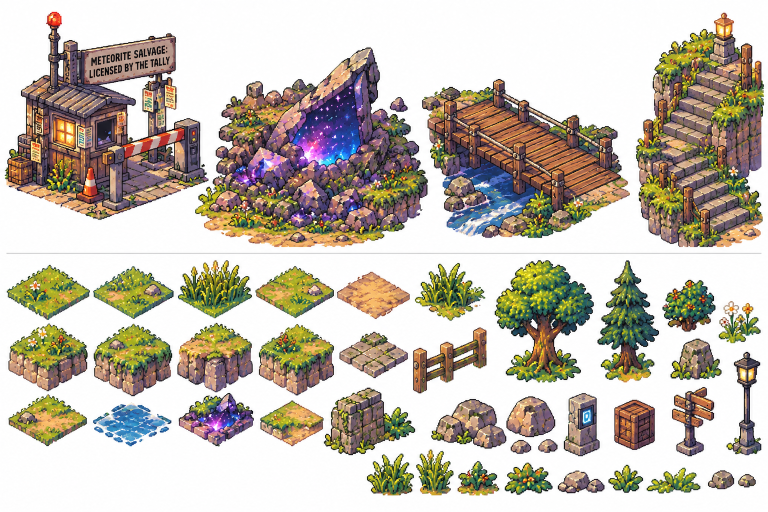
#> input picture art/concepts/locations/route1_pieces.png, 1536 x 1024 px (shown at 1/2 size)
$ python route1_kit.py
#> lines starting #> are read from the running program, lines starting #| are printed output that depends on the picture; after the words box and inside, x2 and y2 are one past the last pixel; in counts of white or black regions, pixels touching at a corner belong together
### art/tools/iso_kit.py
"""Turns the owner's isometric ChatGPT sheets into game-scale pieces for iso_map.py.

Sheets (art/concepts/locations/):
  iso_terrain.png  15 tiles: grass x4, tall grass, path, path/grass edge, cobbles, crater dirt,
                   water, stone block, brick block, stairs (two ways), island underside
  iso_props.png    23 props: trees, bushes, fences, gate, lamp, laundry, sunflowers, bench,
                   crates, rocks, signpost, mailbox, pots, cat

Each piece is cut out (white background flood-filled from its edges), shrunk to game scale with
an area filter, its colours reduced (k-means, so the shrink doesn't leave mush), and given a dark
coloured outline where it meets the background (BW2 sprites are outlined, never pure black).

Writes art/locations/out/kit/:
  top_<name>.png      32x16 diamond tops (tall grass is taller: its blades stand up)
  face_<mat>_<l|r>.png  side-face texture under a tile edge, 16 wide (l: lit, faces +y; r: shade)
  under_<l|r>.png     the island's rocky underside, to hang below the lowest faces
  stairs_<x|y>.png    a stair block, 32 wide, its top one level up
  <prop>.png          props at game scale
Usage: python3 art/tools/iso_kit.py [contact.png]
"""
import os, sys
import numpy as np
from PIL import Image

HERE = os.path.dirname(__file__)
sys.path.insert(0, HERE)
from sheet_cut import pieces, cutout  # noqa: E402
from walk2sheet import kmeans  # noqa: E402

ROOT = os.path.join(HERE, '..')
CON = os.path.join(ROOT, 'concepts', 'locations')
OUT = os.path.join(ROOT, 'locations', 'out', 'kit')

TERRAIN = ['grass_0', 'grass_1', 'grass_2', 'grass_3', 'tall', 'path', 'path_edge', 'cobble', 'crater',
           'water', 'block_stone', 'block_brick', 'stairs_a', 'stairs_b', 'underside']
# name: (piece index on the sheet, size: ('w' or 'h', px), colours)
PROPS = {
    'fence_x': (0, ('w', 34), 16), 'sunflowers': (1, ('w', 30), 20), 'tree_0': (2, ('h', 50), 24),
    'gate': (3, ('w', 36), 18), 'tree_1': (4, ('h', 56), 22), 'bench': (5, ('w', 28), 14),
    'tree_2': (6, ('h', 54), 24), 'fence_y': (7, ('w', 34), 16), 'crates': (8, ('w', 22), 12),
    'bush_0': (9, ('w', 20), 14), 'rock_s': (10, ('w', 10), 8), 'lamp': (11, ('h', 40), 12),
    'rock_m': (12, ('w', 16), 10), 'bush_1': (13, ('w', 20), 16), 'laundry': (14, ('w', 44), 18),
    'rock_l': (15, ('w', 26), 14), 'bush_2': (16, ('w', 20), 16), 'signpost': (17, ('h', 24), 10),
    'mailbox': (18, ('h', 20), 12), 'pot_0': (19, ('w', 11), 10), 'pot_1': (20, ('w', 11), 10),
    'pot_2': (21, ('w', 11), 10), 'cat': (22, ('w', 12), 10),
}


def shrink(rgba, size):
    """Area-filtered shrink (colour weighted by coverage), alpha cut at half."""
    w, h = size
    a = rgba.astype(float)
    al = a[..., 3:] / 255
    pre = np.dstack([a[..., :3] * al, al * 255]).astype(np.float32)
    chans = [np.asarray(Image.fromarray(pre[..., i]).resize((w, h), Image.BOX)) for i in range(4)]
    out = np.dstack(chans)
    cov = out[..., 3:] / 255
    rgb = np.where(cov > 0, out[..., :3] / np.maximum(cov, 1e-6), 0)
    return np.dstack([np.clip(rgb, 0, 255), np.where(cov[..., 0] >= 0.5, 255, 0)]).astype(np.uint8)


def sharpen(rgba, k=0.6):
    """A little unsharp mask so the shrink keeps its contrast (clumps, cracks)."""
    rgb = rgba[..., :3].astype(float)
    blur = rgb.copy()
    blur[1:-1, 1:-1] = (rgb[:-2, 1:-1] + rgb[2:, 1:-1] + rgb[1:-1, :-2] + rgb[1:-1, 2:] + rgb[1:-1, 1:-1]) / 5
    out = rgba.copy()
    out[..., :3] = np.clip(rgb + k * (rgb - blur), 0, 255).astype(np.uint8)
    return out


def reduce(rgba, colours):
    fg = rgba[..., 3] > 0
    px = rgba[fg][:, :3].astype(float)
    if len(px) == 0: return rgba
    pal = kmeans(px, min(colours, len(np.unique(px, axis=0))))
    lab = np.argmin(((rgba[..., None, :3].astype(float) - pal[None, None]) ** 2).sum(3), 2)
    out = rgba.copy()
    out[..., :3] = pal[lab].astype(np.uint8)
    out[~fg] = 0
    return out


def outline(rgba, k=0.42):
    """Darken the pixels on the silhouette's edge into a coloured outline."""
    fg = rgba[..., 3] > 0
    edge = np.zeros_like(fg)
    p = np.pad(fg, 1)
    for dy, dx in ((0, 1), (2, 1), (1, 0), (1, 2)):
        edge |= ~p[dy:dy + fg.shape[0], dx:dx + fg.shape[1]]
    edge &= fg
    out = rgba.copy()
    rgb = out[..., :3].astype(float)
    dark = rgb * k + np.array([8, 4, 14]) * (1 - k) * 0.6
    out[edge, :3] = dark[edge].astype(np.uint8)
    return out


def trim(rgba):
    ys, xs = np.where(rgba[..., 3] > 0)
    return rgba[ys.min():ys.max() + 1, xs.min():xs.max() + 1]


def prop(rgba, size, colours):
    rgba = trim(rgba)
    h, w = rgba.shape[:2]
    axis, n = size
    tw, th = (n, max(1, round(h * n / w))) if axis == 'w' else (max(1, round(w * n / h)), n)
    return outline(reduce(sharpen(shrink(rgba, (tw, th))), colours))


def diamond_mask(w=32, h=16):
    m = np.zeros((h, w), bool)
    for y in range(h):
        for x in range(w):
            u, v = x - 15.5, y + 0.5
            a, b = v + u / 2, v - u / 2
            m[y, x] = 0 <= a < 16 and 0 <= b < 16
    return m


DM = diamond_mask()


# [109 lines left out: functions block, top_of, face_of, build, contact, not called in this run]


# [4 lines that do not run on import are left out]

### art/tools/sheet_cut.py
"""Finds the separate pieces on a ChatGPT sheet (things drawn apart on a white background).

pieces(path) -> bounding boxes (x0, y0, x1, y1) in reading order (rows, then left to right).
cutout(path, box) -> the piece as RGBA, its white background (and enclosed white gaps) clear.
Usage: python3 sheet_cut.py SHEET.png   (prints the boxes, numbered)
"""
import sys
from collections import deque
import numpy as np
from PIL import Image


def pieces(path, step=4, gap=3, min_area=1500, white=232):
    a = np.asarray(Image.open(path).convert('RGB')).astype(int)
    H, W = a.shape[:2]
    small = a[:H - H % step, :W - W % step].reshape(H // step, step, W // step, step, 3).min((1, 3))
    fg = small.sum(2) < 3 * white
    h, w = fg.shape
    # close small gaps so a piece's loose bits (a flower, a fence post) stay with it
    grown = fg.copy()
    for _ in range(gap):
        g = grown.copy()
        g[1:] |= grown[:-1]; g[:-1] |= grown[1:]; g[:, 1:] |= grown[:, :-1]; g[:, :-1] |= grown[:, 1:]
        grown = g
    seen = np.zeros_like(grown)
    boxes = []
    for y in range(h):
        for x in range(w):
            if not grown[y, x] or seen[y, x]: continue
            q = deque([(y, x)]); seen[y, x] = True
            ys, xs = [y], [x]
            while q:
                cy, cx = q.popleft()
                for ny, nx in ((cy - 1, cx), (cy + 1, cx), (cy, cx - 1), (cy, cx + 1)):
                    if 0 <= ny < h and 0 <= nx < w and grown[ny, nx] and not seen[ny, nx]:
                        seen[ny, nx] = True; q.append((ny, nx)); ys.append(ny); xs.append(nx)
            b = (min(xs) * step, min(ys) * step, (max(xs) + 1) * step, (max(ys) + 1) * step)
            if (b[2] - b[0]) * (b[3] - b[1]) >= min_area: boxes.append(b)
    # reading order: group into rows by vertical overlap
    boxes.sort(key=lambda b: b[1])
    rows = []
    for b in boxes:
        for r in rows:
            if b[1] < r['y1'] - 20 and b[3] > r['y0'] + 20:
                r['b'].append(b); r['y0'] = min(r['y0'], b[1]); r['y1'] = max(r['y1'], b[3]); break
        else:
            rows.append({'y0': b[1], 'y1': b[3], 'b': [b]})
    return [b for r in rows for b in sorted(r['b'])]


def cutout(path, box, white=238, hole=60):
    """The piece's pixels with the white background made clear: near-white connected to the box
    edge, plus enclosed near-white patches bigger than `hole` pixels (gaps between fence rails,
    sky through branches); small ones (daisies) stay."""
    im = (path if isinstance(path, Image.Image) else Image.open(path)).convert('RGB').crop(box)
    a = np.asarray(im).astype(int)
    light = a.min(2) > white
    h, w = light.shape
    bg = np.zeros_like(light)
    seen = np.zeros_like(light)
    for y0 in range(h):
        for x0 in range(w):
            if not light[y0, x0] or seen[y0, x0]: continue
            stack, comp, edge = [(y0, x0)], [], False
            seen[y0, x0] = True
            while stack:
                y, x = stack.pop(); comp.append((y, x))
                if y in (0, h - 1) or x in (0, w - 1): edge = True
                for ny, nx in ((y - 1, x), (y + 1, x), (y, x - 1), (y, x + 1)):
                    if 0 <= ny < h and 0 <= nx < w and light[ny, nx] and not seen[ny, nx]:
                        seen[ny, nx] = True; stack.append((ny, nx))
            if edge or len(comp) > hole:
                ys, xs = zip(*comp); bg[list(ys), list(xs)] = True
    # the light fringe round the edge (anti-aliasing into the white) goes too
    pale = a.min(2) > 190
    for _ in range(3):
        near = np.zeros_like(bg)
        near[1:] |= bg[:-1]; near[:-1] |= bg[1:]; near[:, 1:] |= bg[:, :-1]; near[:, :-1] |= bg[:, 1:]
        bg |= near & pale
    alpha = np.where(bg, 0, 255).astype(np.uint8)
    return np.dstack([a.astype(np.uint8), alpha])


# [3 lines that do not run on import are left out]

### art/tools/walk2sheet.py
"""Turn the overworld walk frames on a character sheet into an in-game walk sheet.

Reads art/trainers/walk_frames.json (frame boxes per direction on each sheet), and for each
character:
  - background = near-white connected to each frame's edge
  - one palette for all of the character's frames (k-means, farthest-point start so small accents
    such as the beanie's orange cross keep their own colour)
  - each frame shrunk to the target height by majority colour per cell; dark outline colours win
    close calls so lines survive
  - laid out bottom-centred in CELL_W x CELL_H cells: rows down, left, right, up (right = left
    mirrored); columns = the three frames
Writes art/trainers/out/<name>_walk.png.

Usage: python3 art/tools/walk2sheet.py [name ...]
Also writes <name>_walk_diag.png from the isometric walk drafts, for review.
"""
import json, os, sys
from collections import Counter
import numpy as np
from PIL import Image
sys.path.insert(0, os.path.dirname(__file__))
import sheet_cut  # noqa: E402

ROOT = os.path.join(os.path.dirname(__file__), '..')
CELL_W, CELL_H = 24, 32
DIRS = ['down', 'left', 'right', 'up']


def kmeans(px, k, it=20, seed=1):
    rng = np.random.default_rng(seed)
    c = [px[rng.integers(len(px))]]
    for _ in range(k - 1):
        d = np.min([((px - ci) ** 2).sum(1) for ci in c], axis=0)
        c.append(px[d.argmax()])
    c = np.array(c, float)
    for _ in range(it):
        lab = np.argmin(((px[:, None, :] - c[None]) ** 2).sum(2), 1)
        for j in range(k):
            m = px[lab == j]
            if len(m):
                c[j] = m.mean(0)
    return c


# [96 lines left out: functions cutout, shrink, clean, convert, not called in this run]


PX_CELL = (24, 40)


# [51 lines left out: functions native, convert_pixel, not called in this run]


# [7 lines that do not run on import are left out]

### art/tools/route1_kit.py
"""Route 1's own pieces from the owner's sheet (art/concepts/locations/route1_pieces.png), at game
scale, the same way iso_kit.py does the town's (cut out, area-shrunk, colours reduced, outlined).
Terrain, cliffs, stairs and the common props come from the town's kit, so the two maps match.

Writes art/locations/out/<name>.png:
  r1_booth      the Tally's meteorite-salvage checkpoint: booth, sign, barrier (closed)
  r1_meteor     a fallen chunk of skybox in its crater, galaxy residue glowing (Orbitot's home)
  r1_bridge     the plank bridge over the stream
  r1_oak, r1_pine, r1_flowerbush, r1_flowers, r1_crt_stone, r1_lamp, r1_crate, r1_signpost
Usage: python3 art/tools/route1_kit.py [contact.png]
"""
import os, sys
import numpy as np
from PIL import Image
HERE = os.path.dirname(__file__)
sys.path.insert(0, HERE)
from sheet_cut import pieces, cutout  # noqa: E402
from iso_kit import prop  # noqa: E402

SHEET = os.path.join(HERE, '..', 'concepts', 'locations', 'route1_pieces.png')
OUT = os.path.join(HERE, '..', 'locations', 'out')
# name: (piece index on the sheet, size, colours)
PIECES = {
    'r1_booth': (0, ('w', 84), 28), 'r1_meteor': (1, ('w', 92), 28), 'r1_bridge': (2, ('w', 84), 22),
    'r1_oak': (20, ('h', 58), 24), 'r1_pine': (24, ('h', 60), 20), 'r1_flowerbush': (26, ('w', 22), 16),
    'r1_flowers': (29, ('w', 18), 12), 'r1_crt_stone': (23, ('h', 28), 12), 'r1_lamp': (30, ('h', 40), 12),
    'r1_crate': (25, ('w', 18), 10), 'r1_signpost': (28, ('h', 26), 10),
}


def keep_main(rgba):
    """Drops crumbs of neighbouring pieces that the cut caught (anything much smaller than the piece)."""
    fg = rgba[..., 3] > 0
    lab = np.zeros(fg.shape, int)
    sizes = []
    for y0, x0 in zip(*np.where(fg)):
        if lab[y0, x0]: continue
        sizes.append(0)
        stack = [(y0, x0)]
        lab[y0, x0] = len(sizes)
        while stack:
            y, x = stack.pop(); sizes[-1] += 1
            for ny, nx in ((y - 1, x), (y + 1, x), (y, x - 1), (y, x + 1)):
                if 0 <= ny < fg.shape[0] and 0 <= nx < fg.shape[1] and fg[ny, nx] and not lab[ny, nx]:
                    lab[ny, nx] = len(sizes); stack.append((ny, nx))
    if len(sizes) <= 1: return rgba
    keep = np.isin(lab, [i + 1 for i, s in enumerate(sizes) if s >= max(sizes) * 0.04])
    out = rgba.copy()
    out[~keep] = 0
    return out


def build():
    boxes = pieces(SHEET, step=2, gap=1, min_area=800, white=240)
#> in pieces, `fg = small.sum(2) < 3 * white`:
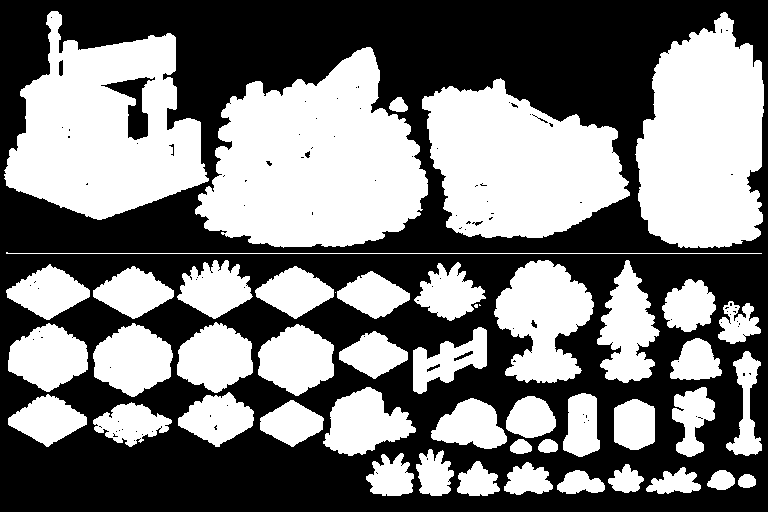
#> fg: shape (512, 768) bool; 47.6% white; 48 white regions (3 under 20 px), largest, box (x1, y1, x2, y2) and area: (195, 47, 428, 248) 31356, (4, 11, 209, 220) 25563, (635, 12, 764, 248) 23346
    assert len(boxes) == 40, f'{len(boxes)} pieces on the sheet'
    made = {}
    for n, (i, size, cols) in PIECES.items():
        made[n] = keep_main(prop(keep_main(cutout(SHEET, boxes[i])), size, cols))
#> in cutout, `light = a.min(2) > white`: light: shape (422, 414) bool; 41.6% white; 26 white regions (22 under 20 px), largest, box (x1, y1, x2, y2) and area: (0, 0, 414, 422) 67309, (195, 130, 304, 262) 4952, (111, 100, 120, 133) 257, (327, 267, 342, 292) 130
#> in cutout, `pale = a.min(2) > 190`: pale: shape (422, 414) bool; 42.8% white; 193 white regions (175 under 20 px), largest, box (x1, y1, x2, y2) and area: (0, 0, 414, 422) 68080, (192, 130, 305, 262) 5125, (110, 100, 120, 133) 277
#> after the loop in cutout, `for _ in range(3):`:
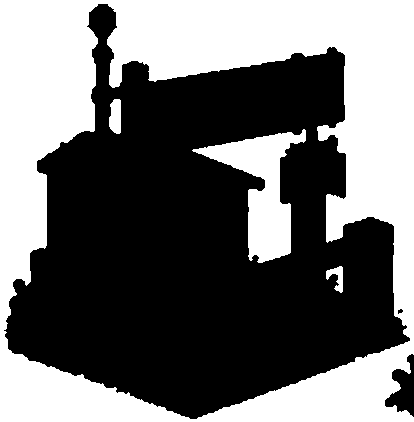
#> near: shape (422, 414) bool; 43.6% white; 4 white regions, box (x1, y1, x2, y2) and area: (0, 0, 414, 422) 69934, (192, 129, 306, 263) 5610, (109, 99, 121, 134) 355, (326, 266, 343, 293) 232
#> in cutout, `alpha = np.where(bg, 0, 255).astype(np.uint8)`: alpha: shape (422, 414); 57.9% white; 4 black regions, box (x1, y1, x2, y2) and area: (0, 0, 414, 422) 68066, (192, 130, 305, 262) 5125, (110, 100, 120, 133) 277, (327, 267, 342, 292) 147
#> the loop in keep_main, `for y0, x0 in zip(*np.where(fg)):` made 101093 passes
#> (y0, x0) on passes 1 to 3: (3, 98), (3, 99), (3, 100)
#> after the loop in keep_main, `for y0, x0 in zip(*np.where(fg)):`:
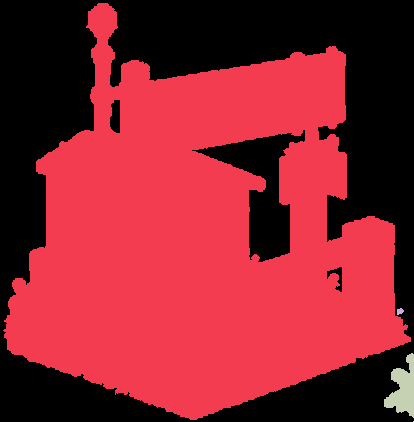
#> lab: shape (422, 414) int64; 5 distinct labels, from 0 to 4; one colour per label, 0 black
#> after the loop in keep_main, `for y0, x0 in zip(*np.where(fg)):`: sizes = [99989, 35, 1068, 1]
#> in shrink, `al = a[..., 3:] / 255`: al: shape (417, 408, 1) float64; values 0 (black) and 1 (white), 58.8% white; 7 black regions, largest, box (x1, y1, x2, y2) and area: (105, 0, 408, 334) 31436, (0, 0, 95, 327) 17946, (194, 339, 408, 417) 8462
#> in shrink, `chans = [np.asarray(Image.fromarray(pre[..., i]).resize((w, h), Image...`: chans = 4 items
#> in reduce, `fg = rgba[..., 3] > 0`:
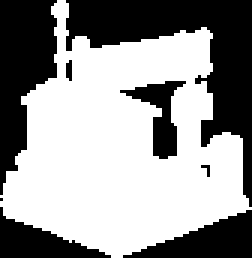
#> fg: shape (86, 84) bool (shown 3 times larger); 58.9% white; 8 black regions (3 under 20 px), largest, box (x1, y1, x2, y2) and area: (22, 0, 84, 69) 1333, (0, 0, 19, 65) 762, (41, 70, 84, 86) 359, (0, 69, 37, 86) 285, (40, 27, 62, 53) 213
#> in kmeans, `c = [px[rng.integers(len(px))]]`: c = [[71, 54, 67]]
#> after the loop in kmeans, `for _ in range(k - 1):`: c = 28 items, first 6: [71, 54, 67], [255, 255, 255], [231, 223, 15], [247, 38, 20], [114, 195, 172], [244, 158, 133]
#> in kmeans, `c = np.array(c, float)`: c = 28 rows, first 8: [71, 54, 67], [255, 255, 255], [231, 223, 15], [247, 38, 20], [114, 195, 172], [244, 158, 133], [138, 153, 46], [0, 0, 0]
#> after the loop in kmeans, `for _ in range(it):`: c = 28 rows, first 8: [74.9, 63.89, 78.66], [251.9, 250.7, 219.9], [244.6, 230.5, 53.47], [181.5, 46.04, 37.38], [157.6, 130.4, 126.1], [214.7, 161.3, 114.3], [148.8, 146.7, 43.56], [23.62, 21.47, 30.12]
#> in reduce, `pal = kmeans(px, min(colours, len(np.unique(px, axis=0))))`: pal has the same summary as c in kmeans
#> in outline, `p = np.pad(fg, 1)`: p: shape (88, 86) bool; 56.2% white; 4 black regions (2 under 20 px), largest, box (x1, y1, x2, y2) and area: (0, 0, 86, 88) 3084, (41, 28, 63, 54) 213
#> after the loop in outline, `for dy, dx in ((0, 1), (2, 1), (1, 0), (1, 2)):`:
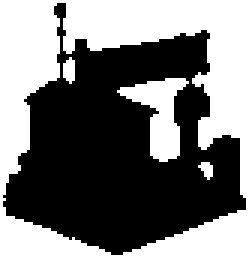
#> edge: shape (86, 84) bool (shown 3 times larger); 47.2% white; 4 white regions (1 under 20 px), largest, box (x1, y1, x2, y2) and area: (0, 0, 84, 86) 3062, (39, 26, 63, 54) 301, (21, 19, 25, 28) 28
#> in outline, `edge &= fg`: edge: shape (86, 84) bool; 6.1% white in thin lines or dots
#> in outline, `dark = rgb * k + np.array([8, 4, 14]) * (1 - k) * 0.6`:
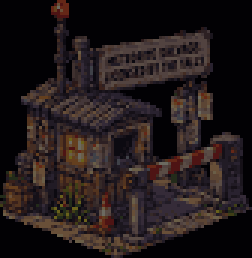
#> dark: shape (86, 84, 3) float64 (shown 3 times larger); mean of channels 0, 1, 2 34.7, 26, 26.6; drawn as R, G, B
#> in outline, `out[edge, :3] = dark[edge].astype(np.uint8)`:
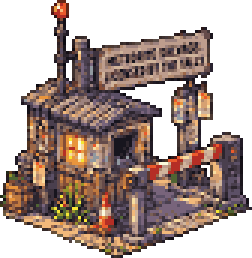
#> out: shape (86, 84, 4) (shown 3 times larger); mean of channels 0, 1, 2, 3 71.8, 55.3, 49.2, 150.1; transparent parts drawn white
#> the loop in keep_main (call 2), `for y0, x0 in zip(*np.where(fg)):` made 4253 passes
#> (y0, x0) on passes 1 to 3: (0, 19), (0, 20), (0, 21)
        Image.fromarray(made[n], 'RGBA').save(os.path.join(OUT, f'{n}.png'))
    return made


if __name__ == '__main__':
    m = build()
#> m = 11 items
    print(len(m), 'pieces')
#| 11 pieces
    if len(sys.argv) > 1:
        ims = [Image.fromarray(a, 'RGBA') for a in m.values()]
        W = sum(i.width + 6 for i in ims)
        H = max(i.height for i in ims)
        sheet = Image.new('RGBA', (W, H + 4), (120, 130, 140, 255))
        x = 0
        for i in ims:
            sheet.alpha_composite(i, (x, H - i.height)); x += i.width + 6
        sheet.resize((sheet.width * 3, sheet.height * 3), Image.NEAREST).save(sys.argv[1])
